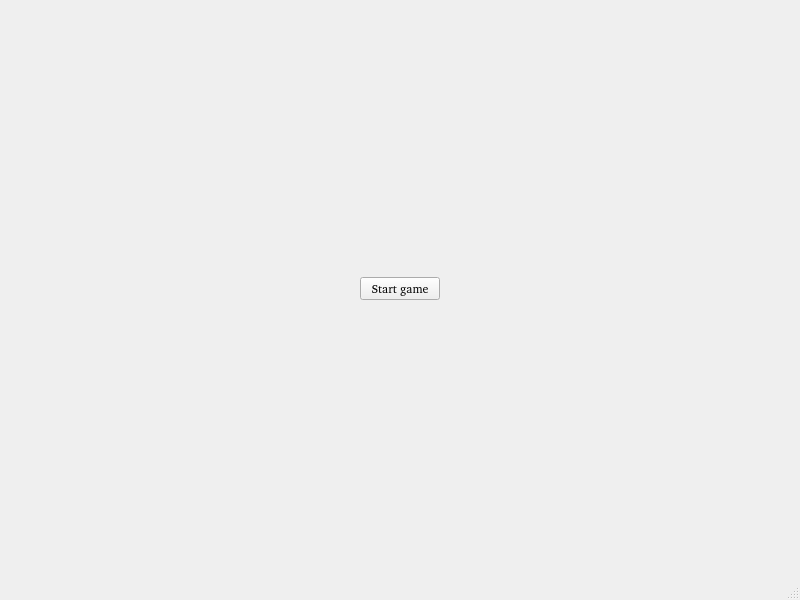
<?xml version="1.0" encoding="UTF-8"?>
<ui version="4.0">
 <class>StartMenu</class>
 <widget class="QMainWindow" name="StartMenu">
  <property name="geometry">
   <rect>
    <x>0</x>
    <y>0</y>
    <width>800</width>
    <height>600</height>
   </rect>
  </property>
  <property name="windowTitle">
   <string>MainWindow</string>
  </property>
  <widget class="QWidget" name="centralwidget">
   <layout class="QHBoxLayout" name="horizontalLayout">
    <item>
     <widget class="QPushButton" name="startButton">
      <property name="sizePolicy">
       <sizepolicy hsizetype="Maximum" vsizetype="Fixed">
        <horstretch>0</horstretch>
        <verstretch>0</verstretch>
       </sizepolicy>
      </property>
      <property name="font">
       <font>
        <family>URW Bookman [urw]</family>
       </font>
      </property>
      <property name="text">
       <string>Start game</string>
      </property>
     </widget>
    </item>
   </layout>
  </widget>
  <widget class="QMenuBar" name="menubar">
   <property name="geometry">
    <rect>
     <x>0</x>
     <y>0</y>
     <width>800</width>
     <height>22</height>
    </rect>
   </property>
  </widget>
  <widget class="QStatusBar" name="statusbar"/>
 </widget>
 <resources/>
 <connections/>
</ui>
